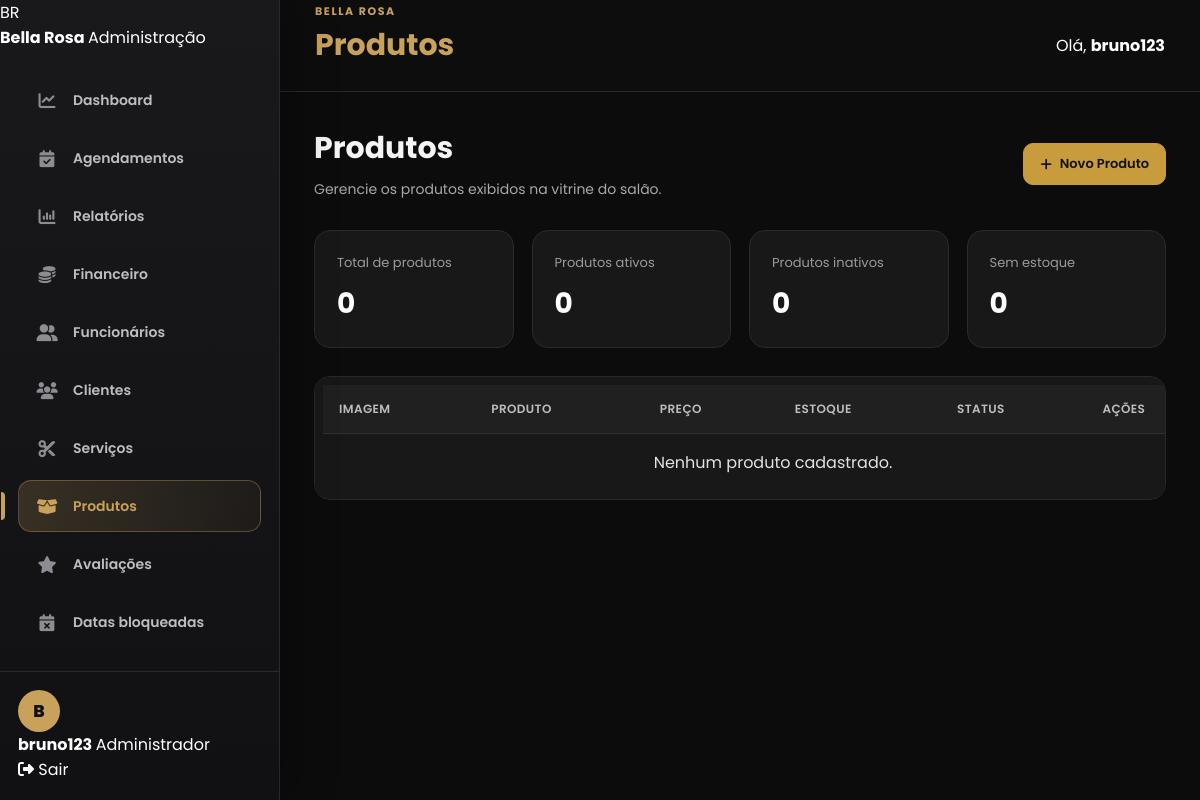
The app's page /produtos/painel/ (signed in), older data.
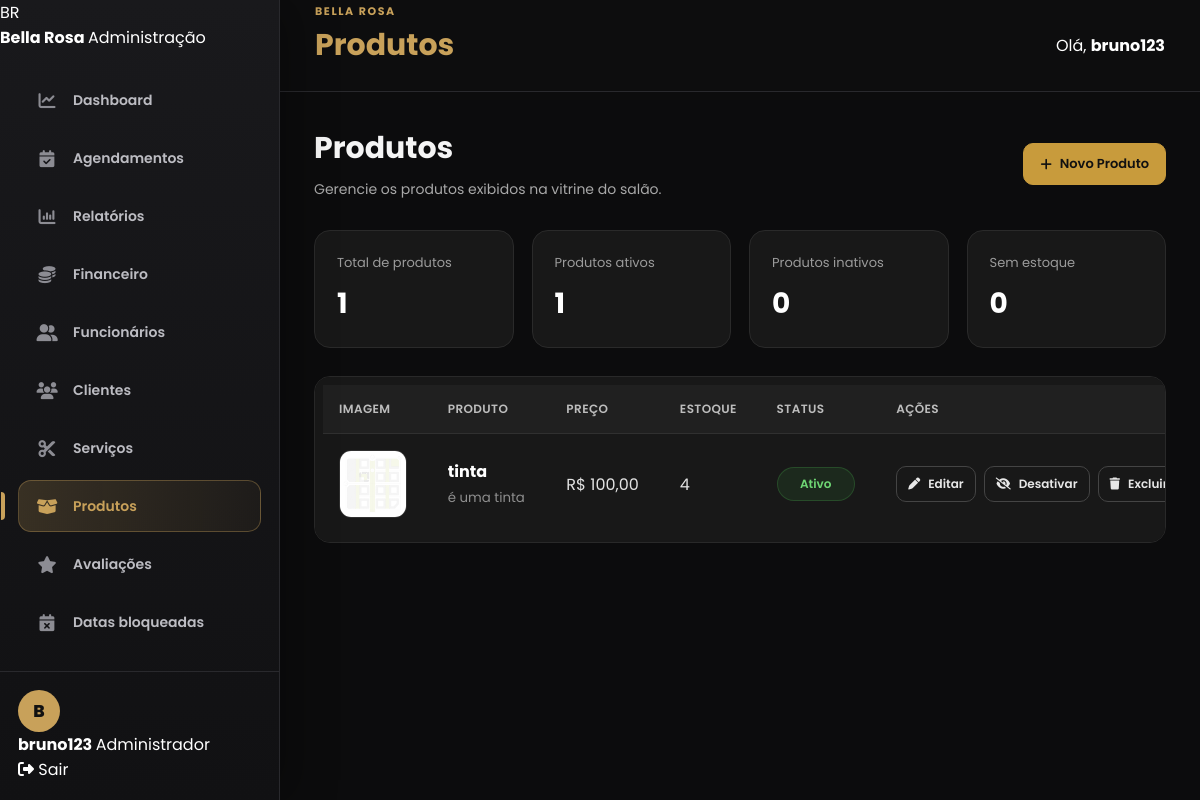
The same page, newer data.
### produtos/models.py (models this page shows, shortened)
class Produto(models.Model):
    nome = models.CharField(
        "Nome",
        max_length=120
    )
    descricao = models.TextField(
        "Descrição",
        blank=True
    )
    preco = models.DecimalField(
        "Preço",
        max_digits=8,
        decimal_places=2
    )
    estoque = models.PositiveIntegerField(
        "Estoque",
        default=0
    )
    imagem = models.ImageField(
        "Imagem",
        upload_to="produtos/",
        blank=True,
        null=True
    )
    ativo = models.BooleanField(
        "Disponível",
        default=True
    )
    criado_em = models.DateTimeField(
        "Criado em",
        auto_now_add=True
    )
    atualizado_em = models.DateTimeField(
        "Atualizado em",
        auto_now=True
    )
    class Meta:
        verbose_name = "Produto"
        verbose_name_plural = "Produtos"
        ordering = ["nome"]

### produtos/views.py (the view)
@login_required(login_url="login")
def painel_produtos(request):
    verificar_permissao_administradora(
        request.user
    )
    produtos = (
        Produto.objects
        .all()
        .order_by(
            "nome"
        )
    )
    total_produtos = (
        produtos.count()
    )
    total_ativos = (
        produtos
        .filter(
            ativo=True
        )
        .count()
    )
    total_inativos = (
        produtos
        .filter(
            ativo=False
        )
        .count()
    )
    total_sem_estoque = (
        produtos
        .filter(
            estoque=0
        )
        .count()
    )
    contexto = {
        "produtos":
            produtos,
        "total_produtos":
            total_produtos,
        "total_ativos":
            total_ativos,
        "total_inativos":
            total_inativos,
        "total_sem_estoque":
            total_sem_estoque,
    }
    return render(
        request,
        "produtos/painel_produtos.html",
        contexto,
    )

### produtos/views.py (called while the page is built)
def usuario_eh_administradora(usuario):
    return (
        usuario.is_authenticated
        and (
            usuario.is_superuser
            or usuario.is_staff
            or usuario.is_admin_salao
        )
    )

def verificar_permissao_administradora(usuario):
    if not usuario_eh_administradora(usuario):
        raise PermissionDenied(
            "Você não possui permissão para acessar esta página."
        )

### produtos/templates/produtos/painel_produtos.html (shortened to what the changed rows need)
{% extends 'painel/base_painel.html' %}
{% block page_title %}
    Produtos
{% endblock %}
{% block content %}
<div class="admin-page-header">
    <div>
        <h1>Produtos</h1>
    </div>
</div>
<div class="admin-cards">
    <div class="admin-card">
        <span>Total de produtos</span>
        <strong>
            {{ total_produtos }}
        </strong>
    </div>
    <div class="admin-card">
        <span>Produtos ativos</span>
        <strong>
            {{ total_ativos }}
        </strong>
    </div>
</div>
<div class="admin-table-container">
    <table class="admin-table">
        <thead>
            <tr>
                <th>Imagem</th>
                <th>Produto</th>
                <th>Preço</th>
                <th>Estoque</th>
                <th>Status</th>
                <th>Ações</th>
            </tr>
        </thead>
        <tbody>
            {% for produto in produtos %}
                <tr>
                    <td>
                        {% if produto.imagem %}
                            <img
                                src="{{ produto.imagem.url }}"
                                alt="{{ produto.nome }}"
                                style="
                                    width: 65px;
                                    height: 65px;
                                    object-fit: cover;
                                    border-radius: 8px;
                                "
                            >
                        {% endif %}
                    </td>
                    <td>
                        <strong>
                            {{ produto.nome }}
                        </strong>
                        {% if produto.descricao %}
                            <br>
                            <small>
                                {{ produto.descricao|truncatechars:60 }}
                            </small>
                        {% endif %}
                    </td>
                    <td>
                        R$ {{ produto.preco }}
                    </td>
                    <td>
                        {% if produto.estoque > 0 %}
                            {{ produto.estoque }}
                        {% else %}
                            <strong>
                                Sem estoque
                            </strong>
                        {% endif %}
                    </td>
                    <td>
                        {% if produto.ativo %}
                            <span class="status-badge status-concluido">
                                Ativo
                            </span>
                        {% else %}
                            <span class="status-badge status-cancelado">
                                Inativo
                            </span>
                        {% endif %}
                    </td>
                    <td>
                        <div
                            style="
                                display: flex;
                                gap: 8px;
                                flex-wrap: wrap;
                            "
                        >
                            <a
                                href="{% url 'editar_produto' produto.id %}"
                                class="btn-outline"
                            >
                                <i class="fa-solid fa-pen"></i>
                                Editar
                            </a>
                            <form
                                method="post"
                                action="{% url 'alterar_status_produto' produto.id %}"
                            >
                                {% if produto.ativo %}
                                    <button
                                        type="submit"
                                        class="btn-outline"
                                    >
                                        <i class="fa-solid fa-eye-slash"></i>
                                        Desativar
                                    </button>
                                {% endif %}
                            </form>
                            <form
                                method="post"
                                action="{% url 'excluir_produto' produto.id %}"
                                onsubmit="return confirm('Deseja realmente excluir este produto?');"
                            >
                                <button
                                    type="submit"
                                    class="btn-outline"
                                >
                                    <i class="fa-solid fa-trash"></i>
                                    Excluir
                                </button>
                            </form>
                        </div>
                    </td>
                </tr>
            {% empty %}
                <tr>
                    <td
                        colspan="6"
                        style="text-align: center;"
                    >
                        Nenhum produto cadastrado.
                    </td>
                </tr>
            {% endfor %}
        </tbody>
    </table>
</div>
{% endblock %}

Row changes from the older to the newer data that the page shows:
added Produto: imagem (picture), nome "tinta", descricao "é uma tinta", preco "100,00", estoque "4", ativo "Ativo"
Text that changed along with them:
{{ total_produtos }}: "0" → "1"
{{ total_ativos }}: "0" → "1"
text no longer shown: "Nenhum produto cadastrado."
